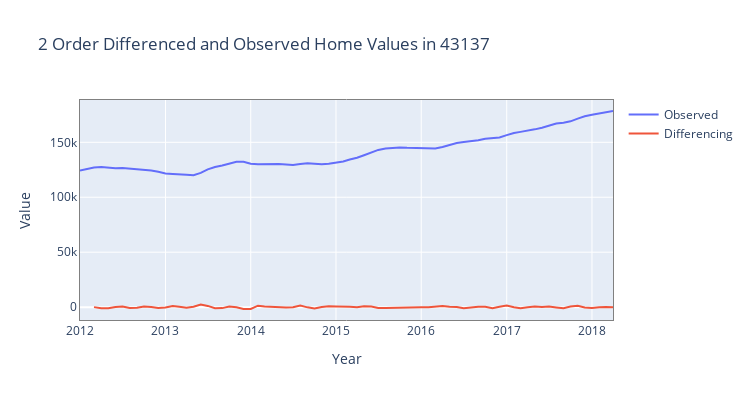

The notebook cell saved with this chart:
### Markdown cell above
<div class="alert alert-block alert-info">
<b>Observations</b>
    <ul>
        <li>Performing differencing on the top 5 cities only resulted in 2 of them meeting the stationary assumption.</li>
        <li>We will use d=1 for the 33125 and 55102.
    </ul>
</div>

### Code cell
# perform 2nd order differencing
stationarity_diff_chk(df_ts_af_crisis, zipcode=[43137],
                      periods=1, plot=True, diff_n=2)
